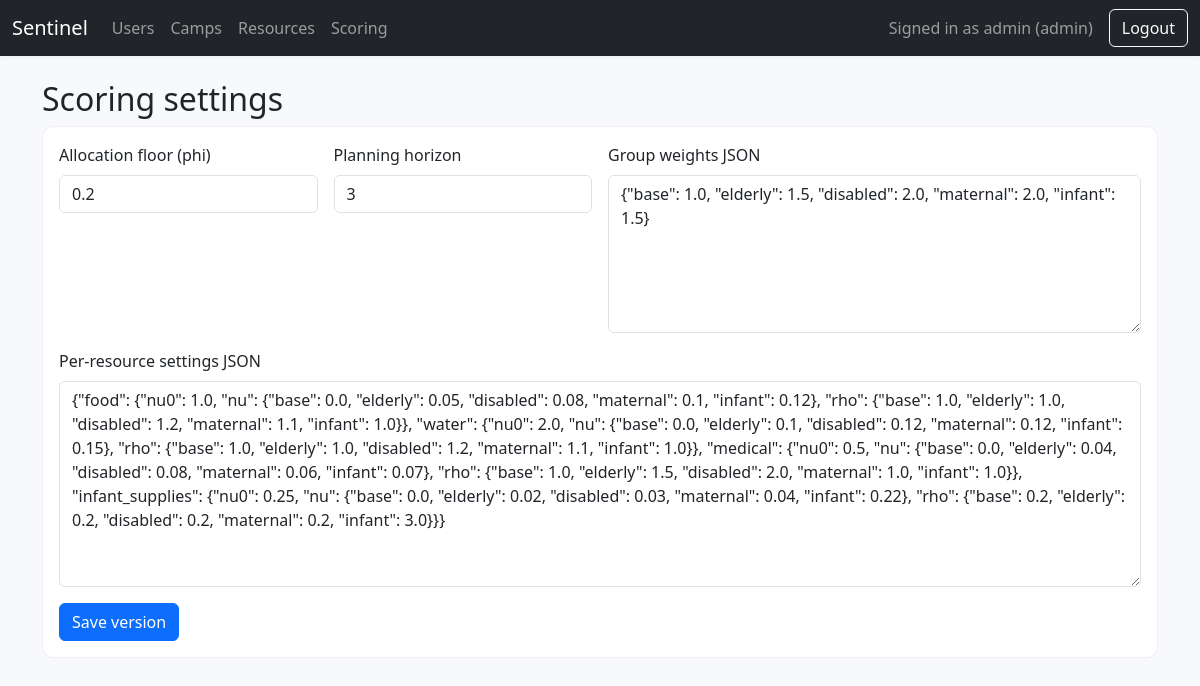
The page /admin/scoring (signed in) on the database its author committed.
### sentinel/models.py (models this page shows)
class User(Base):
    __tablename__ = "users"
    id: Mapped[int] = mapped_column(Integer, primary_key=True, index=True)
    username: Mapped[str] = mapped_column(String(120), unique=True, nullable=False, index=True)
    password_hash: Mapped[str] = mapped_column(String(255), nullable=False)
    salt: Mapped[str] = mapped_column(String(255), nullable=False)
    role: Mapped[str] = mapped_column(String(50), nullable=False)
    camp_id: Mapped[Optional[str]] = mapped_column(String(50), ForeignKey("camps.camp_id"), nullable=True)
    is_active: Mapped[bool] = mapped_column(Boolean, default=True)
    created_at: Mapped[datetime] = mapped_column(DateTime, default=datetime.utcnow)

class ScoringSetting(Base):
    __tablename__ = "scoring_settings"
    id: Mapped[int] = mapped_column(Integer, primary_key=True, index=True)
    version: Mapped[int] = mapped_column(Integer, default=1)
    phi: Mapped[float] = mapped_column(Float, default=0.20)
    horizon_days: Mapped[int] = mapped_column(Integer, default=3)
    weights_json: Mapped[str] = mapped_column(Text, default='{"base": 1.0, "elderly": 1.5, "disabled": 2.0, "maternal": 2.0, "infant": 1.5}')
    resources_json: Mapped[str] = mapped_column(Text, default='{}')
    created_by: Mapped[str] = mapped_column(String(120), default="admin")
    created_at: Mapped[datetime] = mapped_column(DateTime, default=datetime.utcnow)

### sentinel/routers/admin.py (the view)
@router.get("/scoring")
def scoring_page(request: Request, db: Session = Depends(get_db), user: User = Depends(require_role("admin"))):
    settings = db.query(ScoringSetting).order_by(ScoringSetting.id.desc()).first()
    return templates.TemplateResponse("admin_scoring.html", {"request": request, "user": user, "settings": settings})

### sentinel/templates/admin_scoring.html (shortened to what this page needs)
{% extends 'base.html' %}
{% block content %}
<h2>Scoring settings</h2>
<div class="card">
  <div class="card-body">
    <form method="post" action="/admin/scoring">
      <div class="row g-3">
        <div class="col-md-3"><label class="form-label">Allocation floor (phi)</label><input class="form-control" name="phi" type="number" step="0.01" value="{{ settings.phi if settings else 0.2 }}" required /></div>
        <div class="col-md-3"><label class="form-label">Planning horizon</label><input class="form-control" name="horizon_days" type="number" value="{{ settings.horizon_days if settings else 3 }}" required /></div>
        <div class="col-md-6"><label class="form-label">Group weights JSON</label><textarea class="form-control" name="weights_json" rows="6">{{ settings.weights_json if settings else '{"base": 1.0, "elderly": 1.5, "disabled": 2.0, "maternal": 2.0, "infant": 1.5}' }}</textarea></div>
      </div>
      <div class="mt-3"><label class="form-label">Per-resource settings JSON</label><textarea class="form-control" name="resources_json" rows="8">{{ settings.resources_json if settings else '{}' }}</textarea></div>
      <button class="btn btn-primary mt-3" type="submit">Save version</button>
    </form>
  </div>
</div>
{% endblock %}

### sentinel/templates/base.html (shortened to what this page needs)
<!DOCTYPE html>
<html lang="en">
<head>
  <link href="https://cdn.jsdelivr.net/npm/bootstrap@5.3.3/dist/css/bootstrap.min.css" rel="stylesheet" />
  <link href="{{ request.url_for('static', path='/css/custom.css') }}" rel="stylesheet" />
</head>
<body>
<nav class="navbar navbar-expand-lg navbar-dark bg-dark mb-4">
  <div class="container-fluid">
    <a class="navbar-brand" href="/dashboard">Sentinel</a>
    <div class="collapse navbar-collapse">
      <ul class="navbar-nav me-auto">
        {% if user and user.role == 'admin' %}
        <li class="nav-item"><a class="nav-link" href="/admin/users">Users</a></li>
        <li class="nav-item"><a class="nav-link" href="/admin/camps">Camps</a></li>
        <li class="nav-item"><a class="nav-link" href="/admin/resources">Resources</a></li>
        <li class="nav-item"><a class="nav-link" href="/admin/scoring">Scoring</a></li>
        {% elif user and user.role == 'coordinator' %}
        <li class="nav-item"><a class="nav-link" href="/coordinator/camp">My camp</a></li>
        {% elif user and user.role == 'officer' %}
        <li class="nav-item"><a class="nav-link" href="/officer/allocations">Allocations</a></li>
        <li class="nav-item"><a class="nav-link" href="/officer/dispatches">Dispatches</a></li>
        {% elif user and user.role == 'auditor' %}
        <li class="nav-item"><a class="nav-link" href="/auditor/flags">Fraud flags</a></li>
        <li class="nav-item"><a class="nav-link" href="/auditor/audit-log">Audit log</a></li>
        {% endif %}
      </ul>
      {% if user %}
      <span class="navbar-text me-3">Signed in as {{ user.username }} ({{ user.role }})</span>
      <form method="post" action="/logout">
        <button class="btn btn-outline-light" type="submit">Logout</button>
      </form>
      {% endif %}
    </div>
  </div>
</nav>
<div class="container">
  {% block content %}{% endblock %}
</div>
</body>
</html>

### sentinel/static/css/custom.css (style rules this page uses)
body { background: #f7f9fc; }
.card { border-radius: 0.75rem; border: 1px solid rgba(0,0,0,0.06); }
.navbar { box-shadow: 0 1px 6px rgba(0,0,0,0.06); }

### rows shown on the page
User: username "admin", role "admin"
ScoringSetting: phi "0.2", horizon_days "3", weights_json "{\"base\": 1.0, \"elderly\": 1.5, \"disabled\": 2.0, \"maternal\": 2.0, \"infant\": 1.5}", resources_json "{\"food\": {\"nu0\": 1.0, \"nu\": {\"base\": 0.0, \"elderly\": 0.05, \"disabled\": 0.08, \"maternal\": 0.1, \"infant\": 0.12}, \"rho\": {\"base\": 1.0, \"elderly\": 1.0, \"disabled\": 1.2, \"maternal\": 1.1, \"infant\": 1.0}}, \"water\": {\"nu0\": 2.0, \"nu\": {\"base\": 0.0, \"elderly\": 0.1, \"disabled\": 0.12, \"maternal\": 0.12, \"infant\": 0.15}, \"rho\": {\"base\": 1.0, \"elderly\": 1.0, \"disabled\": 1.2, \"maternal\": 1.1, \"infant\": 1.0}}, \"medical\": {\"nu0\": 0.5, \"nu\": {\"base\": 0.0, \"elderly\": 0.04, \"disabled\": 0.08, \"maternal\": 0.06, \"infant\": 0.07}, \"rho\": {\"base\": 1.0, \"elderly\": 1.5, \"disabled\": 2.0, \"maternal\": 1.0, \"infant\": 1.0}}, \"infant_supplies\": {\"nu0\": 0.25, \"nu\": {\"base\": 0.0, \"elderly\": 0.02, \"disabled\": 0.03, \"maternal\":…"
